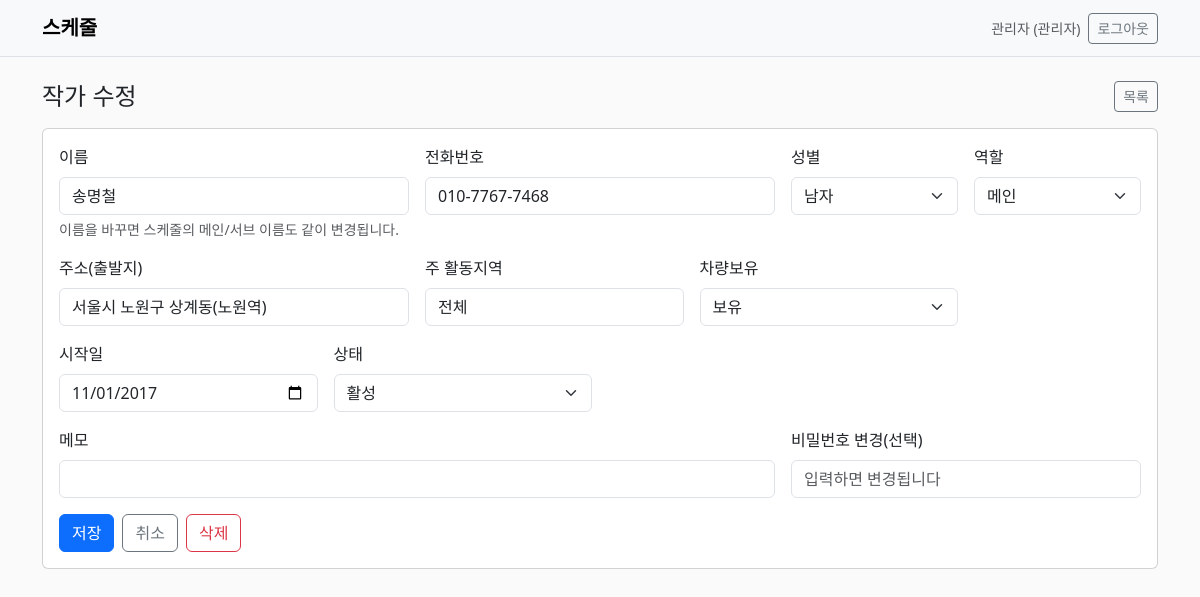
The app's page /admin/photographers/2/edit (signed in) with its own data.
### app/models.py (models this page shows)
class Photographer(SQLModel, table=True):
    id: Optional[int] = Field(default=None, primary_key=True)
    name: str = Field(index=True, unique=True)
    phone: Optional[str] = None
    gender: Optional[str] = None  # 남자/여자
    role: Optional[str] = None  # 메인/서브
    address: Optional[str] = None
    region: Optional[str] = None
    has_car: Optional[bool] = None
    start_date: Optional[date] = None
    status: str = Field(default="활성")  # 활성/비활성
    memo: Optional[str] = None
    username: str = Field(index=True, unique=True)
    password_hash: str
    is_admin: bool = Field(default=False)

### app/main.py (the view)
@app.get("/admin/photographers/{pid}/edit", response_class=HTMLResponse)
def admin_edit_photographer_page(pid: int, request: Request, session: Session = Depends(get_session)):
    user = get_current_user(request, session)
    if not user or not user.is_admin:
        return RedirectResponse("/login", status_code=302)
    p = session.get(Photographer, pid)
    if not p or p.is_admin:
        return RedirectResponse("/admin/photographers", status_code=302)
    return templates.TemplateResponse("admin_photographer_edit.html", {"request": request, "user": user, "p": p, "error": None})

### app/templates/admin_photographer_edit.html (shortened to what this page needs)
{% extends "base.html" %}
{% block content %}
<div class="d-flex align-items-center justify-content-between mb-3">
  <h4 class="m-0">작가 수정</h4>
  <a class="btn btn-outline-secondary btn-sm" href="/admin/photographers">목록</a>
</div>
<div class="card">
  <div class="card-body">
    <form method="post" action="/admin/photographers/{{ p.id }}/edit" class="row g-3">
      <div class="col-md-4">
        <label class="form-label">이름</label>
        <input name="name" class="form-control" value="{{ p.name }}" required>
        <div class="form-text">이름을 바꾸면 스케줄의 메인/서브 이름도 같이 변경됩니다.</div>
      </div>
      <div class="col-md-4">
        <label class="form-label">전화번호</label>
        <input name="phone" class="form-control" value="{{ p.phone or '' }}">
      </div>
      <div class="col-md-2">
        <label class="form-label">성별</label>
        <select name="gender" class="form-select">
          <option value="남자" {% if p.gender == "남자" %}selected{% endif %}>남자</option>
        </select>
      </div>
      <div class="col-md-2">
        <label class="form-label">역할</label>
        <select name="role" class="form-select">
          <option value="메인" {% if p.role == "메인" %}selected{% endif %}>메인</option>
        </select>
      </div>
      <div class="col-md-4">
        <label class="form-label">주소(출발지)</label>
        <input name="address" class="form-control" value="{{ p.address or '' }}">
      </div>
      <div class="col-md-3">
        <label class="form-label">주 활동지역</label>
        <input name="region" class="form-control" value="{{ p.region or '' }}">
      </div>
      <div class="col-md-3">
        <label class="form-label">차량보유</label>
        <select name="has_car" class="form-select">
          <option value="보유" {% if p.has_car %}selected{% endif %}>보유</option>
        </select>
      </div>
      <div class="col-md-3">
        <label class="form-label">시작일</label>
        <input name="start_date" type="date" class="form-control" value="{{ p.start_date or '' }}">
      </div>
      <div class="col-md-3">
        <label class="form-label">상태</label>
        <select name="status" class="form-select">
          <option value="활성" {% if p.status == '활성' %}selected{% endif %}>활성</option>
        </select>
      </div>
      <div class="col-md-8">
        <label class="form-label">메모</label>
        <input name="memo" class="form-control" value="{{ p.memo or '' }}">
      </div>
      <div class="col-md-4">
        <label class="form-label">비밀번호 변경(선택)</label>
        <input name="new_password" class="form-control" placeholder="입력하면 변경됩니다">
      </div>
      <div class="col-12 d-flex gap-2">
        <button class="btn btn-primary">저장</button>
        <a class="btn btn-outline-secondary" href="/admin/photographers">취소</a>
        <form method="post" action="/admin/photographers/{{ p.id }}/delete" class="ms-auto" onsubmit="return confirm('이 작가를 삭제할까요? (스케줄에 연결된 작가는 삭제가 막힙니다)')">
          <button class="btn btn-outline-danger">삭제</button>
        </form>
      </div>
    </form>
  </div>
</div>
{% endblock %}

### app/templates/base.html (shortened to what this page needs)
<!doctype html>
<html lang="ko">
<head>
  <link href="https://cdn.jsdelivr.net/npm/bootstrap@5.3.3/dist/css/bootstrap.min.css" rel="stylesheet">
  <link href="/static/app.css" rel="stylesheet">
</head>
<body>
<nav class="navbar navbar-expand-lg bg-light border-bottom">
  <div class="container">
    <a class="navbar-brand fw-bold" href="/">스케줄</a>
    <div class="ms-auto d-flex gap-2 align-items-center">
      {% if user %}
        <span class="text-muted small">{{ user.name }}{% if user.is_admin %} (관리자){% endif %}</span>
        <form method="post" action="/logout" class="m-0">
          <button class="btn btn-outline-secondary btn-sm">로그아웃</button>
        </form>
      {% endif %}
    </div>
  </div>
</nav>
<main class="container my-4">
  {% block content %}{% endblock %}
</main>
</body>
</html>

### app/static/app.css (style rules this page uses)
body { background: #fafafa; }

### records on screen
Photographer: name "관리자"
Photographer: name "송명철", phone "010-7767-7468", gender "남자", role "메인", address "서울시 노원구 상계동(노원역)", region "전체", has_car "보유", start_date "11/01/2017", status "활성"
